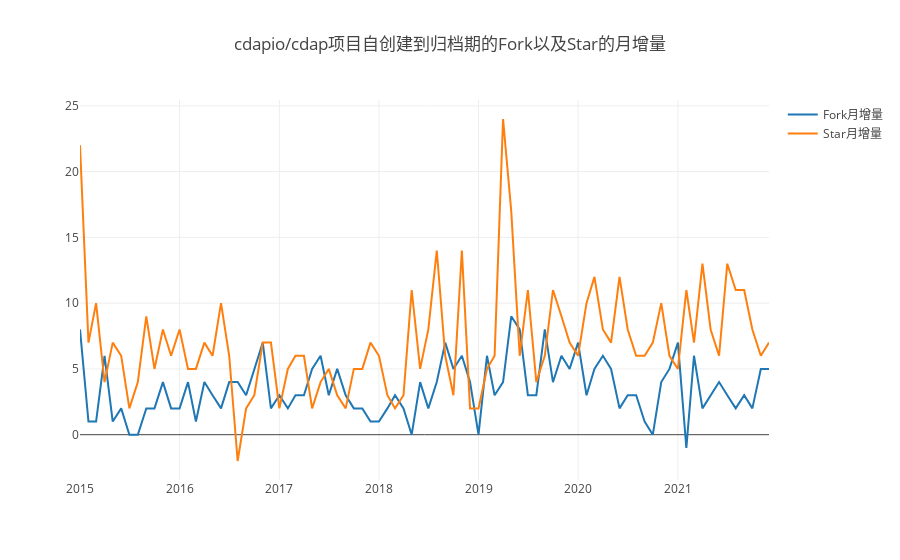

Here is the notebook cell this chart was saved with:
### Markdown cell above
# 每月新增 Star和Fork的个数

### Code cell
query(
    `select toYear(created_at) as year, toMonth(created_at) as month, repo_forks_count, repo_stargazers_count
     from github_log.events
     where id in
        (select max(id)
         from github_log.events where repo_id=22542759 
            and type in ('PullRequestEvent','PullRequestReviewCommentEvent')
            and toYear(created_at) < 2022
         group by(toYear(created_at), toMonth(created_at))
         )
    order by(year, month)`
).then(data => {
    var year = [], month = [], repoForkNum = [], repoStarNum = [], repoForkInc = [], repoStarInc = [];
    
    year = data.map(d => d.year);
    month = data.map(d => d.month);
    repoForkNum = data.map(d => d.repo_forks_count);
    repoStarNum = data.map(d => d.repo_stargazers_count);

    var xAxis = [];
    var tableList = [];

    for(var i=0; i<year.length; i++){
        xAxis.push(year[i]+'-'+month[i].toString().padStart(2, '0'));
        if(i) {
            repoForkInc.push(repoForkNum[i] - repoForkNum[i-1]);
            repoStarInc.push(repoStarNum[i] - repoStarNum[i-1]);        
        } else {
            repoForkInc.push(repoForkNum[i]);
            repoStarInc.push(repoStarNum[i]);        
        }
        tableList.push([xAxis[i], repoForkInc[i], repoStarInc[i]])

    }
    openDigger.render.plotly([
        {x: xAxis, y: repoForkInc, mode: 'scatter', name: 'Fork月增量'},
        {x: xAxis, y: repoStarInc, mode: 'scatter', name: 'Star月增量'}
    ], {
        title: 'cdapio/cdap项目自创建到归档期的Fork以及Star的月增量',
        xais: {type: 'category'}
    });
    console.table(tableList.map((l, i) => {
        return {
            '日期': l[0],
            'Fork月增量': l[1],
            'Star月增量': l[2]
        };
    
    }));
});

### Figure 1 — Plotly figure (JSON) as saved in the notebook; plotly's stock layout.template omitted (floating-point values rounded to 4 significant figures)
{"data": [{"mode": "scatter", "name": "Fork月增量", "x": ["2015-01", "2015-02", "2015-03", "2015-04", "2015-05", "2015-06", "2015-07", "2015-08", "2015-09", "2015-10", "2015-11", "2015-12", "2016-01", "2016-02", "2016-03", "2016-04", "2016-05", "2016-06", "2016-07", "2016-08", "2016-09", "2016-10", "2016-11", "2016-12", "2017-01", "2017-02", "2017-03", "2017-04", "2017-05", "2017-06", "2017-07", "2017-08", "2017-09", "2017-10", "2017-11", "2017-12", "2018-01", "2018-02", "2018-03", "2018-04", "2018-05", "2018-06", "2018-07", "2018-08", "2018-09", "2018-10", "2018-11", "2018-12", "2019-01", "2019-02", "2019-03", "2019-04", "2019-05", "2019-06", "2019-07", "2019-08", "2019-09", "2019-10", "2019-11", "2019-12", "2020-01", "2020-02", "2020-03", "2020-04", "2020-05", "2020-06", "2020-07", "2020-08", "2020-09", "2020-10", "2020-11", "2020-12", "2021-01", "2021-02", "2021-03", "2021-04", "2021-05", "2021-06", "2021-07", "2021-08", "2021-09", "2021-10", "2021-11", "2021-12"], "y": [8, 1, 1, 6, 1, 2, 0, 0, 2, 2, 4, 2, 2, 4, 1, 4, 3, 2, 4, 4, 3, 5, 7, 2, 3, 2, 3, 3, 5, 6, 3, 5, 3, 2, 2, 1, 1, 2, 3, 2, 0, 4, 2, 4, 7, 5, 6, 4, 0, 6, 3, 4, 9, 8, 3, 3, 8, 4, 6, 5, 7, 3, 5, 6, 5, 2, 3, 3, 1, 0, 4, 5, 7, -1, 6, 2, 3, 4, 3, 2, 3, 2, 5, 5]}, {"mode": "scatter", "name": "Star月增量", "x": ["2015-01", "2015-02", "2015-03", "2015-04", "2015-05", "2015-06", "2015-07", "2015-08", "2015-09", "2015-10", "2015-11", "2015-12", "2016-01", "2016-02", "2016-03", "2016-04", "2016-05", "2016-06", "2016-07", "2016-08", "2016-09", "2016-10", "2016-11", "2016-12", "2017-01", "2017-02", "2017-03", "2017-04", "2017-05", "2017-06", "2017-07", "2017-08", "2017-09", "2017-10", "2017-11", "2017-12", "2018-01", "2018-02", "2018-03", "2018-04", "2018-05", "2018-06", "2018-07", "2018-08", "2018-09", "2018-10", "2018-11", "2018-12", "2019-01", "2019-02", "2019-03", "2019-04", "2019-05", "2019-06", "2019-07", "2019-08", "2019-09", "2019-10", "2019-11", "2019-12", "2020-01", "2020-02", "2020-03", "2020-04", "2020-05", "2020-06", "2020-07", "2020-08", "2020-09", "2020-10", "2020-11", "2020-12", "2021-01", "2021-02", "2021-03", "2021-04", "2021-05", "2021-06", "2021-07", "2021-08", "2021-09", "2021-10", "2021-11", "2021-12"], "y": [22, 7, 10, 4, 7, 6, 2, 4, 9, 5, 8, 6, 8, 5, 5, 7, 6, 10, 6, -2, 2, 3, 7, 7, 2, 5, 6, 6, 2, 4, 5, 3, 2, 5, 5, 7, 6, 3, 2, 3, 11, 5, 8, 14, 6, 3, 14, 2, 2, 5, 6, 24, 17, 6, 11, 4, 6, 11, 9, 7, 6, 10, 12, 8, 7, 12, 8, 6, 6, 7, 10, 6, 5, 11, 7, 13, 8, 6, 13, 11, 11, 8, 6, 7]}], "layout": {"autosize": true, "title": {"text": "cdapio/cdap项目自创建到归档期的Fork以及Star的月增量"}, "xais": {"type": "category"}, "xaxis": {"autorange": true, "range": ["2015-01-01", "2021-12-01"], "type": "date"}, "yaxis": {"autorange": true, "range": [-3.444, 25.44], "type": "linear"}}}
